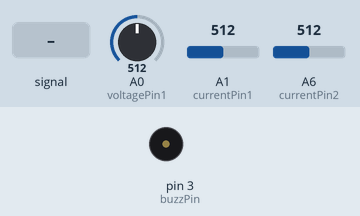
The sketch below on a simulated Arduino Nano, built with avr-gcc and run on an emulated ATmega328P. On the bench: buzzer (waves = sounding). The inputs (shaded band) are chosen by the test bench; at power-on: A1 (currentPin1) = 512, A0 (voltagePin1) = 512, A6 (currentPin2) = 512.

Above: at 1.6 s.
1.7 s: A6 (currentPin2) fed a 2 Hz sine of ±306 counts around its level
At 3.32 s:
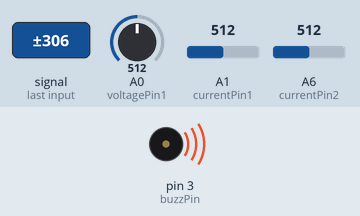
4.7 s: A1 (currentPin1) set to 667
6.2 s: A1 (currentPin1) set to 690
At 6.92 s:
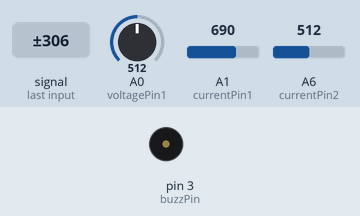
Timing chart, 0 to 13.2 s (numbered marks = the images above; inputs shaded):
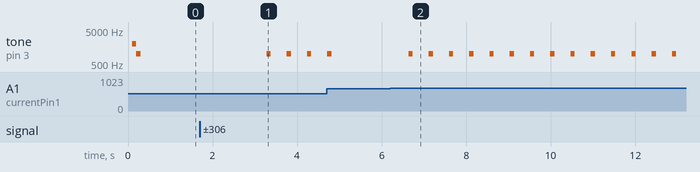

Measured:
- the behaviour switches between 678 and 679 on A1 (currentPin1) (found by bisection; images 1 and 2)
- after the input at 1.7 s, tone on pin 3 (buzzPin): alternates 1000 Hz for 0.10 s and silent for 0.38 s, starting after 1.6 s
- after the input at 6.2 s, tone on pin 3 (buzzPin): alternates 1000 Hz for 0.10 s and silent for 0.38 s, starting after 0.44 s

The sketch:

Current_Sensor.ino
```cpp
#include <Arduino.h>
#include "GLOBALS.hpp"

void setup() {
    Serial.begin(115200);
    delay(100);

    // Initialize components
    ammeter1.begin();
    ammeter2.begin();
    voltMeter1.begin();
    buzz.begin();
    buzz.initBuzzer();
}

void loop() {

  // Read sensor data
  data.current1 = ammeter1.readCurrent();
  data.current2 = ammeter2.readCurrent();
  data.voltage1 = voltMeter1.readVoltage();

  // Perform actions based on sensor data
  if (data.current1 > 8.0 || data.current2 > 8.0)
      buzz.on();
  else
      buzz.off();

  // Handle serial communication
  while (Serial.available() > 0) {

  char receivedChar = Serial.read(); // Read a single byte

    if (receivedChar == 'S') { // Check if the received character is 'S'
      sendData(); // Send data to ESP32
    }
    break;
  }
}
```

ACS712.hpp
```cpp
//This module reads either AC or DC current

#pragma once

class ACS712{
  private:
  // Define the analog pin that the ACS712 current sensor module is connected to
  int8_t currentPin;                //4
  double vRef;                      // Reference voltage is 3.3V if not using AREF external reference         = 5.00
  double resConvert;                // ESP32 has 12-bit ADC, so 1024 possible values i.e 0 - 1023

  /*
  Sensitivity factor
  | Module            | current (A) | Sensitivity mV/A |  Sensitivity factor |
  | :---              | :---        | :---             |  :---               |
  | ACS712ELCTR-05B-T | ±5          | 185              |  0.185 V/A          |
  | ACS712ELCTR-20B-T | ±20         | 100              |  0.1 V/A            |
  | ACS712ELCTR-30B-T | ±30         | 66               |  0.066 V/A          |
  */
  double sensitivityFactor;

  double resADC;                    // Constants for A/D converter resolution
  double zeroPoint;                 // Zero point is half of Reference Voltage
  double vout;
  double current;

  public:
  ACS712();
  ACS712(int8_t=-1, double=3.3, double=4096, double=0.1);
  inline void begin() __attribute__((always_inline));
  inline double readCurrent() __attribute__((always_inline));
  inline void printCurrent() __attribute__((always_inline));
};

ACS712::ACS712(int8_t currentPin, double vRef, double resConvert, double sensitivityFactor) :
currentPin(currentPin),
vRef(vRef),
resConvert(resConvert),
sensitivityFactor(sensitivityFactor)
{
  resADC = vRef/resConvert;   //0.00080566
  zeroPoint = vRef/2.0;       //1.65


  vout = 0.0;
  current = 0.0;
}

void ACS712::begin(){
  if(currentPin > 0)  pinMode(currentPin, INPUT);
}

double ACS712::readCurrent(){
  // vout is read 1000 Times for precision
  for(int i = 0; i < 1000; i++)
  {
    vout = (vout + (resADC * analogRead(currentPin)));
    delayMicroseconds(100);
  }
  // Get vout in mv
  vout = vout /1000;
  // vout = resADC * analogRead(currentPin);

  // Convert vout into current using Scale Factor
  current = (vout - zeroPoint)/ sensitivityFactor;
  current = current - floor(current)*0.02;
  if(current < 0) current = 0;


  return current;
}

void ACS712::printCurrent(){
  Serial.print("\t Current Sensor Vout = ");
  Serial.print(this->vout,2);
  Serial.print(" Volts");
  Serial.print("\t Current = ");
  Serial.print(readCurrent(),2);
  Serial.print(" Amps");
}
```

BUZZER.hpp
```cpp
/*Cannot create a .cpp file as inline prototypes need the function to be present in the same file as they are defined*/
#pragma once

#if (ARDUINO >= 100)
  #include "Arduino.h"
#else
  #include "WProgram.h"
#endif

class buzzer
{
  private:
  String buzzId;
  uint8_t buzzpin;
  bool _debug;

  public:
  //Function prototype
  inline void begin() __attribute__((always_inline));
  inline buzzer(const uint8_t=-1, const String="", bool=false) __attribute__((always_inline));
  inline ~buzzer() __attribute__((always_inline));
  inline void initBuzzer() __attribute__((always_inline));
  inline void deinitBuzzer() __attribute__((always_inline));
  inline void alarm() __attribute__((always_inline));
  inline void on() __attribute__((always_inline));
  inline void off() __attribute__((always_inline));
  inline void printInfo() __attribute__((always_inline));

};


//Parametrized constructor
buzzer::buzzer(const uint8_t buzzpin, const String buzzId, bool debug)
{
  //Initilize the buzzer
  this->buzzpin = buzzpin;
  this->_debug = debug;
  this->buzzId = buzzId;
}

//Destructor
buzzer::~buzzer()
{
  Serial.println("buzzer object destroyed");
}

void buzzer::begin()
{
  //buzzer pin as output
  pinMode(buzzpin, OUTPUT);
}

void buzzer::initBuzzer()
{
  //InitBuzzer is for active buzzer
  tone(buzzpin, 2000, 100);
  delay(100);
  tone(buzzpin, 1000, 100);
  delay(200);
  noTone(buzzpin);
}

void buzzer::deinitBuzzer()
{
  //InitBuzzer is for active buzzer
  tone(buzzpin, 2000, 100);
  delay(150);
  tone(buzzpin, 1000, 100);
  delay(150);
  tone(buzzpin, 500, 100);
  delay(150);
  noTone(buzzpin);
}

void buzzer::alarm()
{
  tone(buzzpin, 1000, 100);
}

void buzzer::off()
{
  noTone(buzzpin);
}

void buzzer::on()
{
  static unsigned long buzzMillis = millis();                   //Assigns the current snapshot of time only the first
                                                                //time this code executes
  if(millis() - buzzMillis > 10)
  {
    tone(buzzpin, 1000, 100);
    buzzMillis = millis();
  }
}

void buzzer::printInfo()
{
	Serial.println(this->buzzId+" object initilized");
	delay(1000);
}
```

GLOBALS.hpp
```cpp
#include "OLEDFunctions.hpp"
#include "BUZZER.hpp"
#include "PC817A.hpp"
#include "ACS712.hpp"
#include "UART.hpp"

/*~~~~~~~~~~~~~~~~~~~~~~~~~~~~~~~~~~~~~~~~~~~~~~~~~ ACS712 ~~~~~~~~~~~~~~~~~~~~~~~~~~~~~~~~~~~~~~~~~~~~~~~~~*/

constexpr int8_t currentPin1 = A1;              // 1
constexpr int8_t currentPin2 = A6;              // 6
constexpr double vRef = 5.00;                   // Reference voltage is 3.3V if not using AREF external reference
constexpr double resConvert = 1024;             // Arduino nano has 10-bit ADC, so 1024 possible values i.e 0 - 1024
constexpr double sensitivityFactor = 0.1;       // As its a 20Amp circuit

/*~~~~~~~~~~~~~~~~~~~~~~~~~~~~~~~~~~~~~~~~~~~~~~~~~ PC817A ~~~~~~~~~~~~~~~~~~~~~~~~~~~~~~~~~~~~~~~~~~~~~~~~~*/

constexpr int8_t voltagePin1 = A0;
// constexpr int8_t voltagePin2 = A2;
constexpr double resADC = 0.0717; //0.0732

/*~~~~~~~~~~~~~~~~~~~~~~~~~~~~~~~~~~~~~~~~~~~~~~~~~ BUZZER ~~~~~~~~~~~~~~~~~~~~~~~~~~~~~~~~~~~~~~~~~~~~~~~~~*/

constexpr int8_t buzzPin = 3;

/*~~~~~~~~~~~~~~~~~~~~~~~~~~~~~~~~~~~~~~~~~~~ MISCELLANEOUS VALUES ~~~~~~~~~~~~~~~~~~~~~~~~~~~~~~~~~~~~~~~~~~~~~~~~~*/


double current1 = 0;
double current2 = 0;
double voltage1 = 0;


/*~~~~~~~~~~~~~~~~~~~~~~~~~~~~~~~~~~~~~~~~~~~~ Object Creation ~~~~~~~~~~~~~~~~~~~~~~~~~~~~~~~~~~~~~~~~~~~~*/

ACS712 ammeter1(currentPin1, vRef, resConvert, sensitivityFactor);
ACS712 ammeter2(currentPin2, vRef, resConvert, sensitivityFactor);
PC817A voltMeter1(voltagePin1, resADC);
// PC817A voltMeter2(voltagePin2, resADC);
buzzer buzz(buzzPin);
```

OLEDFunctions.hpp
```cpp
#pragma once

#include <U8g2lib.h>
#include <SPI.h>

namespace OLEDFunctions {
    // extern U8G2_SSD1306_128X64_NONAME_F_HW_I2C oled;
     extern U8G2_SH1106_128X64_NONAME_F_HW_I2C oled;


    void begin();
    void displayCurrent(const char*);
    void displayVoltage(const char*);
    void displayPower(const char*);

} // namespace OLEDFunctions


// U8G2_SSD1306_128X64_NONAME_F_HW_I2C OLEDFunctions::oled(U8G2_R0);
// U8G2_SSD1306_128X64_NONAME_F_HW_I2C OLEDFunctions::oled(U8G2_R0, /* reset=*/U8X8_PIN_NONE);
U8G2_SH1106_128X64_NONAME_F_HW_I2C OLEDFunctions::oled(U8G2_R0, /* reset=*/U8X8_PIN_NONE);

void OLEDFunctions::begin(){
    oled.setColorIndex(1);
    oled.begin();
    oled.setBitmapMode(1);
    oled.setFont(u8g2_font_Pixellari_tf);
}

void OLEDFunctions::displayCurrent(const char* current) {
    oled.clearBuffer();
    oled.drawStr(10, 5 + 15 + 2, "Current: ");
    oled.drawStr(70, 5 + 15 + 2, current);
    oled.sendBuffer();
}

void OLEDFunctions::displayVoltage(const char* voltage) {
    oled.clearBuffer();
    oled.drawStr(40, 35 + 15 + 2, "Voltage");
    oled.drawStr(40, 35 + 15 + 2, voltage);
    oled.sendBuffer();
}

void OLEDFunctions::displayPower(const char* power) {
    oled.clearBuffer();
    oled.drawStr(40, 35 + 15 + 2, "Power");
    oled.drawStr(40, 35 + 15 + 2, power);
    oled.sendBuffer();
}
```

PC817A.hpp
```cpp
//This module reads the voltage upto 60v max

#pragma once

class PC817A{
  private:
  int8_t voltagePin;
  double vout, resADC;

  public:
  inline PC817A(int8_t = -1, double resADC = 0.0732) __attribute__((always_inline));
  inline void begin() __attribute__((always_inline));
  inline double readVoltage() __attribute__((always_inline));
  inline void printVoltage() __attribute__((always_inline));
};


PC817A::PC817A(int8_t voltagePin, double resADC) :
voltagePin(voltagePin),
resADC(resADC)
{
  vout = 0;
}

void PC817A::begin(){
  if(voltagePin > 0)  pinMode(this->voltagePin, INPUT);
}

double PC817A::readVoltage(){
  for(int i = 0; i < 100; i++)
  {
    vout = (vout + (resADC * analogRead(voltagePin)));
    delayMicroseconds(100);
  }

  vout = vout /100;

  // Serial.println(analogRead(voltagePin));
  return vout;
}

void PC817A::printVoltage(){
  Serial.print("\t Voltage = ");
  Serial.print(readVoltage());
  Serial.print(" Volts");
}
```

UART.hpp
```cpp
typedef struct {
    float current1;
    float current2;
    float voltage1;
} MotorCharacteristicsData;

// Create an instance of the structure
MotorCharacteristicsData data;

void sendData() {
    // Serialize the struct data into a buffer
    uint8_t buffer[sizeof(data)];
    memcpy(buffer, &data, sizeof(data));

    // Send the serialized data over serial
    Serial.write(buffer, sizeof(buffer));

    // // // Print the length of the data
    // Serial.print("Length of data: ");
    // Serial.println(sizeof(buffer));

    // Serial.print("Length of data Structure : ");
    // Serial.println(sizeof(MotorCharacteristicsData));

    // // Print the content of the buffer
    // Serial.print("Buffer content: ");
    // for (int i = 0; i < sizeof(buffer); i++) {
    //     Serial.print(buffer[i], BIN);
    //     Serial.print(" ");
    // }
    // Serial.println();
}


void motorCharacteristicsprintData() {
  Serial.print(data.current1);
  Serial.print(" , ");
  Serial.print(data.current2);
  Serial.print(" , ");
  Serial.println(data.voltage1);
}
```
